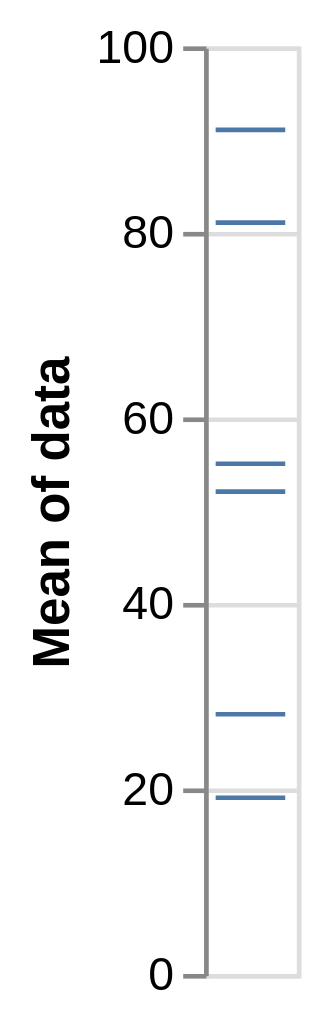

Specify this chart in Vega-Lite:
### Vega specification from a JSON file in a GitHub repository (floating-point values rounded to 4 significant figures)
{"$schema": "https://vega.github.io/schema/vega/v5.json", "background": "white", "padding": 5, "width": 20, "height": 200, "style": "cell", "data": [{"name": "source_0", "values": [28, 55, 28, 91, 81, 55, 19, 81, 52]}, {"name": "data_0", "source": "source_0", "transform": [{"type": "aggregate", "groupby": ["data"], "ops": ["mean"], "fields": ["data"], "as": ["mean_data"]}, {"type": "filter", "expr": "isValid(datum[\"mean_data\"]) && isFinite(+datum[\"mean_data\"])"}]}], "marks": [{"name": "marks", "type": "rect", "style": ["tick"], "from": {"data": "data_0"}, "encode": {"update": {"fill": {"value": "#4c78a8"}, "tooltip": {"signal": "isValid(datum[\"data\"]) ? datum[\"data\"] : \"\"+datum[\"data\"]"}, "ariaRoleDescription": {"value": "tick"}, "description": {"signal": "\"Mean of data: \" + (format(datum[\"mean_data\"], \"\")) + \"; data: \" + (isValid(datum[\"data\"]) ? datum[\"data\"] : \"\"+datum[\"data\"])"}, "xc": {"signal": "width", "mult": 0.5}, "yc": {"scale": "y", "field": "mean_data"}, "width": {"value": 15}, "height": {"value": 1}}}}], "scales": [{"name": "y", "type": "linear", "domain": {"data": "data_0", "field": "mean_data"}, "range": [{"signal": "height"}, 0], "nice": true, "zero": true}], "axes": [{"scale": "y", "orient": "left", "grid": true, "tickCount": {"signal": "ceil(height/40)"}, "domain": false, "labels": false, "aria": false, "maxExtent": 0, "minExtent": 0, "ticks": false, "zindex": 0}, {"scale": "y", "orient": "left", "grid": false, "title": "Mean of data", "labelOverlap": true, "tickCount": {"signal": "ceil(height/40)"}, "zindex": 0}], "config": {"normalizedNumberFormat": ".2%"}}
